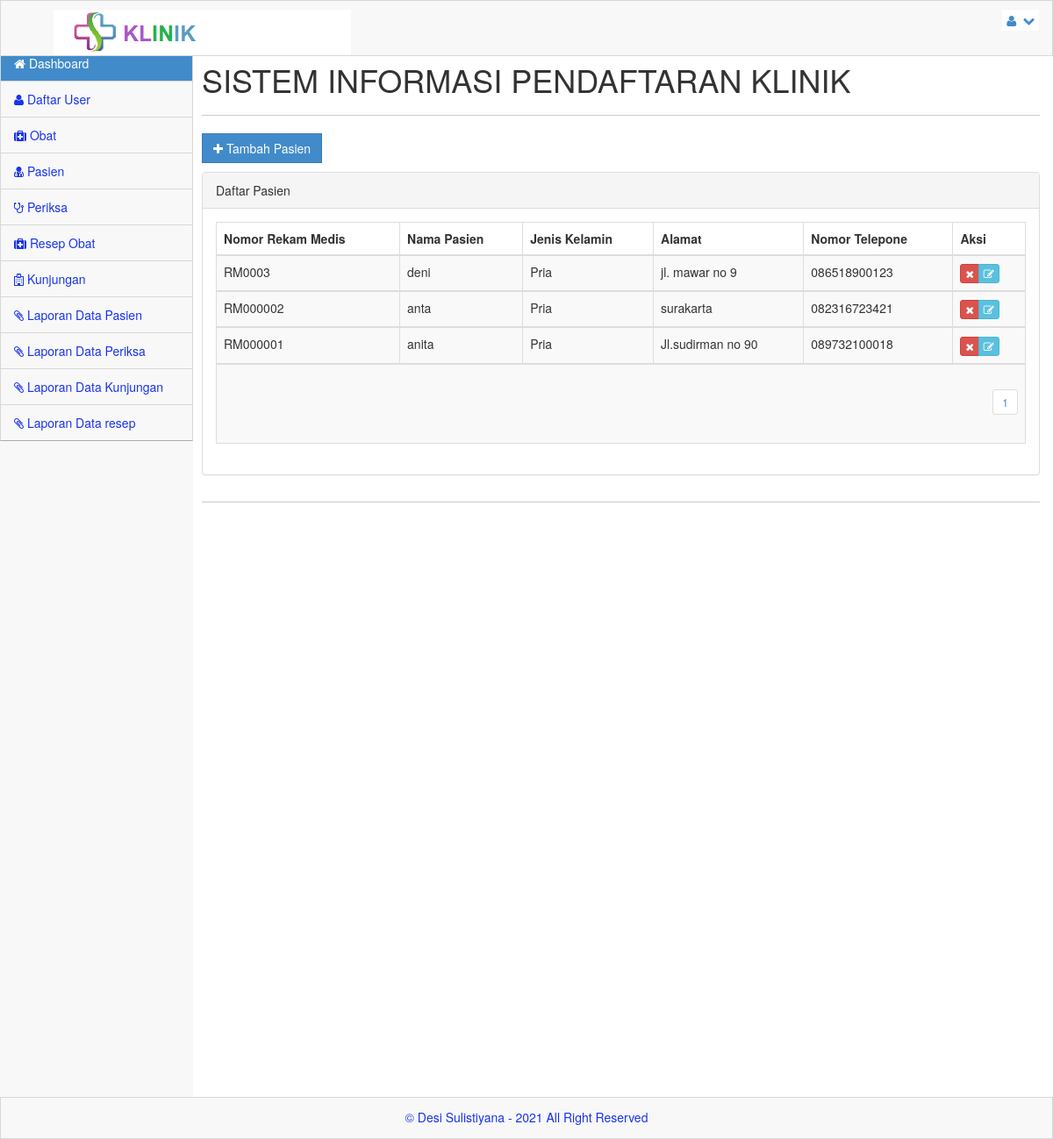
/admin/index.php?menu=pasien (signed in), run on the app's committed database.
### tables this page shows
CREATE TABLE `pasien` (
  `no_rm` varchar(11) NOT NULL,
  `nm_pasien` varchar(300) NOT NULL,
  `j_kel` varchar(100) NOT NULL,
  `agama` varchar(100) NOT NULL,
  `alamat` varchar(300) NOT NULL,
  `tgl_lhr` date NOT NULL,
  `ktp` varchar(16) NOT NULL,
  `no_tlp` varchar(12) NOT NULL,
  `nm_kel` varchar(20) NOT NULL,
  `hub_kel` varchar(100) NOT NULL
);

### admin/pasien.php (the view, shortened to what this page needs)
<?php
$row = 20;
$hal = isset($_GET['hal']) ? $_GET['hal'] : 0;
$pageSql = "SELECT * FROM pasien";
$pageQry = mysqli_query($server,$pageSql) or die ("error paging: ".mysqli_error());
$jml	 = mysqli_num_rows($pageQry);
$max	 = ceil($jml/$row);
?>
<a href="?menu=tambah_pasien" class="btn btn-primary btn-rect"><i class='icon icon-white icon-plus'></i> Tambah Pasien</a><p>
<div class="panel panel-default">
	<div class="panel-heading">
		Daftar Pasien
	</div>
	<div class="panel-body">
		<div class="table-responsive">
			<table class="table table-striped table-bordered table-hover">
				<thead>
					<tr>
						<th>Nomor Rekam Medis</th>
						<th>Nama Pasien</th>
						<th>Jenis Kelamin</th>
						<th>Alamat</th>
						<th>Nomor Telepone</th>
						<th>Aksi</th>
					</tr>
				</thead>
			<?php
				$pasienSql = "SELECT * FROM pasien ORDER BY no_rm DESC LIMIT $hal, $row";
				$pasienQry = mysqli_query($server,$pasienSql)  or die ("Query pasien salah : ".mysqli_error());
				while ($pasien = mysqli_fetch_array($pasienQry)) {
			?>
				<tbody>
					<tr>
						<td><?php echo $pasien['no_rm'];?></td>
						<td><?php echo $pasien['nm_pasien'];?></td>
						<td><?php echo $pasien['j_kel'];?></td>
						<td><?php echo $pasien['alamat'];?></td>
						<td><?php echo $pasien['no_tlp'];?></td>
						<td>
						  <div class='btn-group'>
						  <a href="?menu=hapus_pasien&aksi=hapus&nmr=<?php echo $pasien['no_rm']; ?>" class="btn btn-xs btn-danger tipsy-kiri-atas" title="Hapus Data Ini" onclick="return confirm('ANDA YAKIN AKAN MENGHAPUS DATA PENTING INI ... ?')"><i class="icon-remove icon-white"></i></a>
						  <a href="?menu=edit_pasien&aksi=edit&nmr=<?php echo $pasien['no_rm']; ?>" class="btn btn-xs btn-info tipsy-kiri-atas" title='Edit Data ini'> <i class="icon-edit icon-white"></i> </a>
						  </div>
						</td>
					</tr>
				</tbody>
			<?php } ?>
					<tr>
						<td colspan="6" align="right">
						<?php
						for($h = 1; $h <= $max; $h++){
							$list[$h] = $row*$h-$row;
							echo "<ul class='pagination pagination-sm'><li><a href='?menu=pasien&hal=$list[$h]'>$h</a></li></ul>";
						}
						?></td>
					</tr>
			</table>
		</div>
	</div>
</div>

### css/main.css (style rules this page uses)
@media (min-width: 768px) { html, body { height: 100%; } }
body.padTop53 { padding-top: 75px; overflow: visible; }
@media (min-width: 802px) { body.padTop53 { padding-top: 51px; } }
.btn-rect { border-radius: 0 !important; }

### css/MoneAdmin.css (style rules this page uses)
body { background-color: #f8f8f8; }

### data on the page
pasien: no_rm "RM0003", nm_pasien "deni", j_kel "Pria", alamat "jl. mawar no 9", no_tlp "086518900123"
pasien: no_rm "RM000002", nm_pasien "anta", j_kel "Pria", alamat "surakarta", no_tlp "082316723421"
pasien: no_rm "RM000001", nm_pasien "anita", j_kel "Pria", alamat "Jl.sudirman no 90", no_tlp "089732100018"
